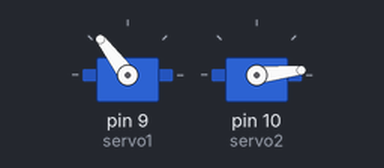
Bench run of a sketch on a simulated Arduino Uno, built with avr-gcc and run on an emulated ATmega328P. Shown: 2 × servo.

Above: at 0.05 s.
At 0.55 s:
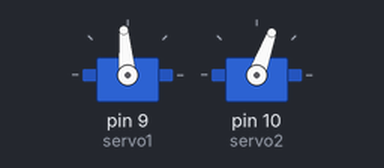
At 1.1 s:
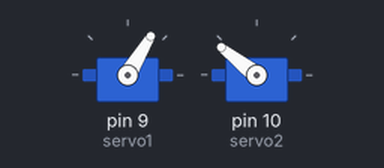
At 2.15 s:
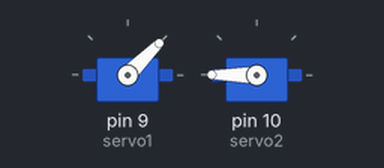
Timing chart, 0 to 5.0 s (numbered marks = the images above):
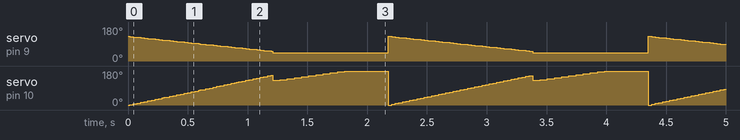

Measured:
- by itself, servo on pin 9 (servo1): ramps from 130° to 45° and jumps back, once every 2.2 s

The sketch:

running_2_servos_with_delay.ino
```cpp
#include <Servo.h>

Servo servo1;  // create servo object to control a servo
Servo servo2;  // create servo object to control a servo

int pos1;      // angle of servo 1
int pos2;      // angle of servo2

void setup()
{
  servo1.attach(9);  // attaches the servo on pin 9 to the servo object
  servo2.attach(10);  // attaches the servo on pin 10 to the servo object
}

void loop()
{
   //Scene 1:
   for (int i=0; i<80; i += 1) {
     pos1 = 130 - i;              // servo1 from 90 to 45 degrees
     pos2 = 0 + (i*2);           // servo2 from 0 to 90 degrees

     servo1.write(pos1);
     servo2.write(pos2);
     delay(15);                           // waits for the servo to get there
   }


  // Scene 2
  for (int i = 0; i < 80; i += 5) {
    pos1 = 45;                  // servo1 doesn't move
    pos2 = 130 + i;              // servo2 from 90 to 150 degrees
    servo1.write(pos1);
    servo2.write(pos2);
    delay(60);                           // waits for the servo to get there
  }
}
```
